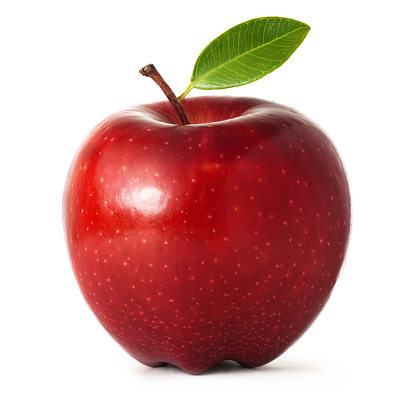
%> input picture Apple.jpg, 416 x 416 px
$ octave Shania_NoiseTypes.m   (GNU Octave 9; MATLAB toolbox functions it lacks are replaced by stand-ins)
%> lines starting %> are read from the running program, lines starting %| are printed output that depends on the picture
%Read picture from disrectory
I = imread('C:\Users\Dell\OneDrive\Pictures\Apple.jpg');
%> I is the input picture: size 416x416x3 uint8; mean R, G, B 212, 170.6, 167.7
subplot(3,3,1)  %subplot always comes before imshow , here is 3 row , 3 column and position where this image will be stored is 1
imshow(I),title('original') % display result with title. comma btw imshow and titile means "And"

%Salt & Pepper Noise
[r,c,s] = size(I); %in workspace it will show size of image stored in I variable
%> r = 416; c = 416; s = 3
y = imnoise(I,'salt & pepper',0.19); %imnoise func add noise . adding salt n pepper and intensity of this noise type is i am taking 0.19
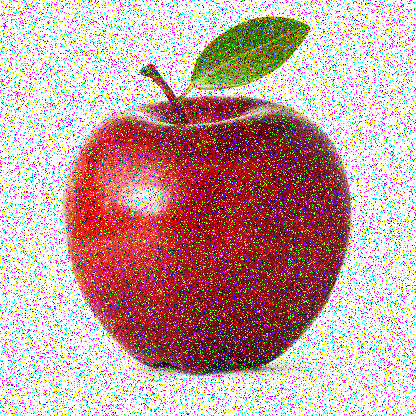
%> y: size 416x416x3 uint8; mean R, G, B 195.8, 162.4, 159.9
subplot(3,3,3) % subplot it on 3rd position
imshow(y),title('Salt n pepper') %default noise for salt n pepper is 10% which 0.1


%Bit resolution: To display image in different bits resolution
b=[50 50 3];
for i =1:length(b)

    d = 2^b(i); %2 power is 3 because length of b is 3
    y=round(I/d);   % highest resolution is 255
    subplot(3,3,2)
    imshow(y*d),title('Bit Resolution')
end
%> this loop made 3 passes
%> pass 3, `y=round(I/d);`:
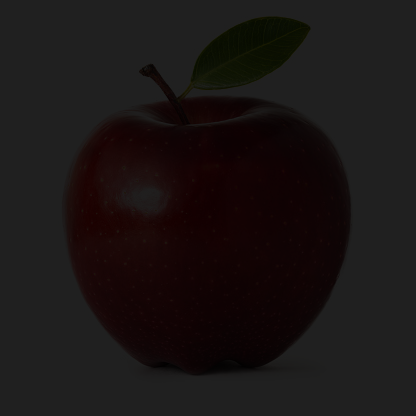
%> y: size 416x416x3 uint8; mean R, G, B 26.6, 21.4, 21.1

%Gaussian Noise
y = imnoise(I,'gaussian',0.19); %adding gaussian noise and intensity of this noise i am taking is 0.19
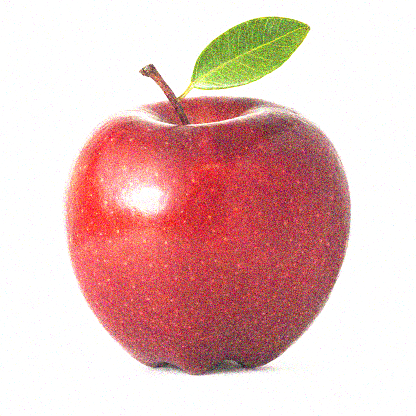
%> y: size 416x416x3 uint8; mean R, G, B 230.2, 190.7, 187.9
subplot(3,3,5)
imshow(y),title('Gaussian noise')


%Poisson Noise
y = imnoise(I,'poisson'); %adding poisson noise
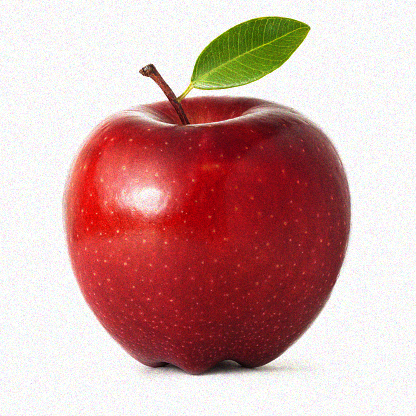
%> y: size 416x416x3 uint8; mean R, G, B 208.3, 167, 164.1
subplot(3,3,4)
imshow(y),title('Poisson noise')


%Speckle Noise
y = imnoise(I,'speckle',0.19); %adding Speckle noise and intensity of this noise i am taking is 0.19
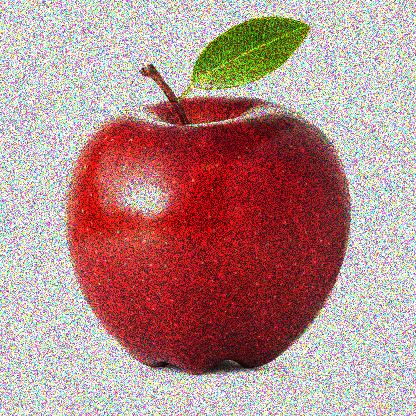
%> y: size 416x416x3 uint8; mean R, G, B 181.4, 142.2, 139.5
subplot(3,3,6)
imshow(y),title('Speckle noise')
%> after `title('Speckle noise')`:
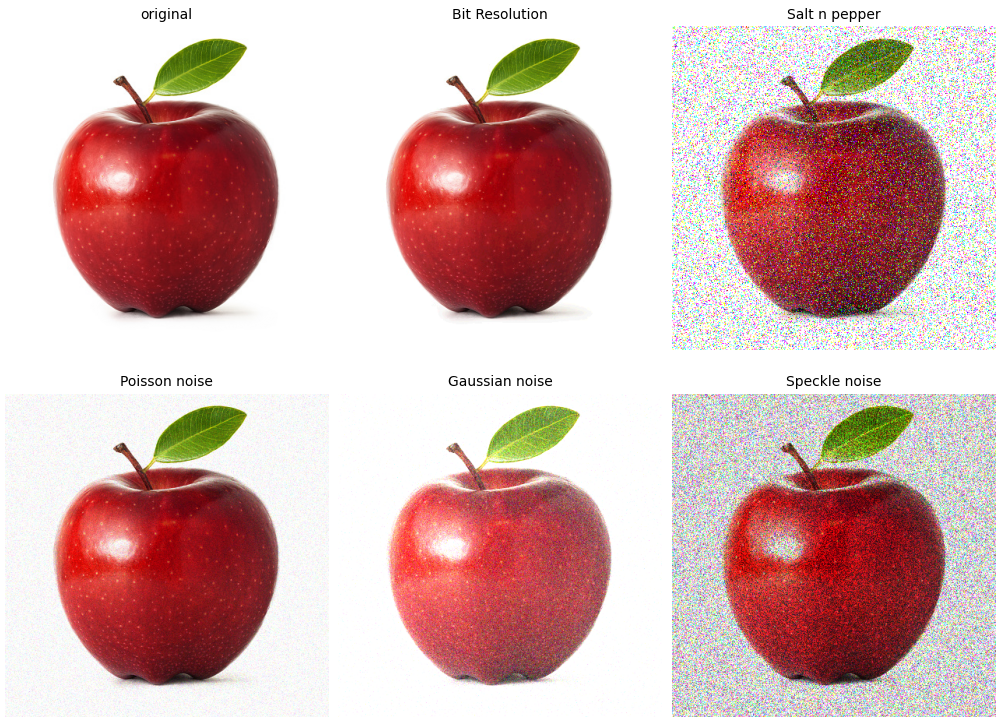
%> figure redrawn from the program's plot data, 6 panels
